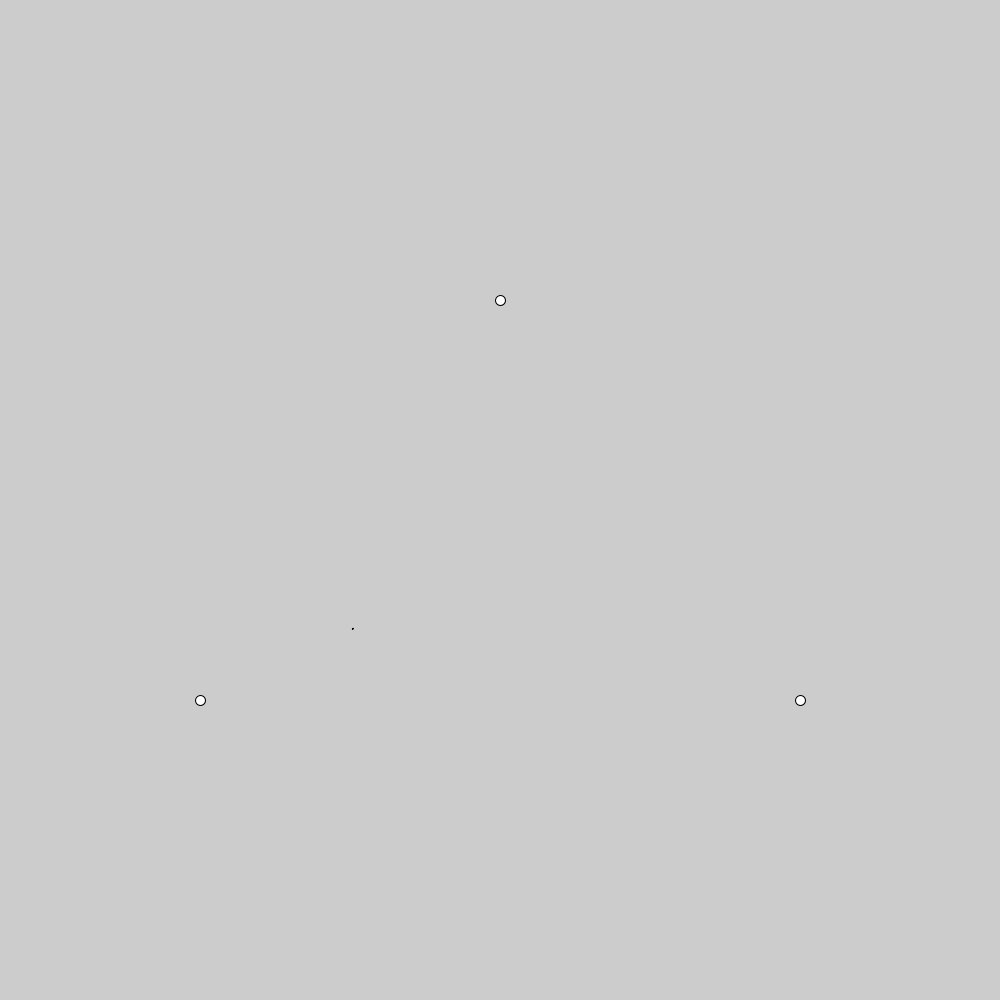
Frame 1 (no input)
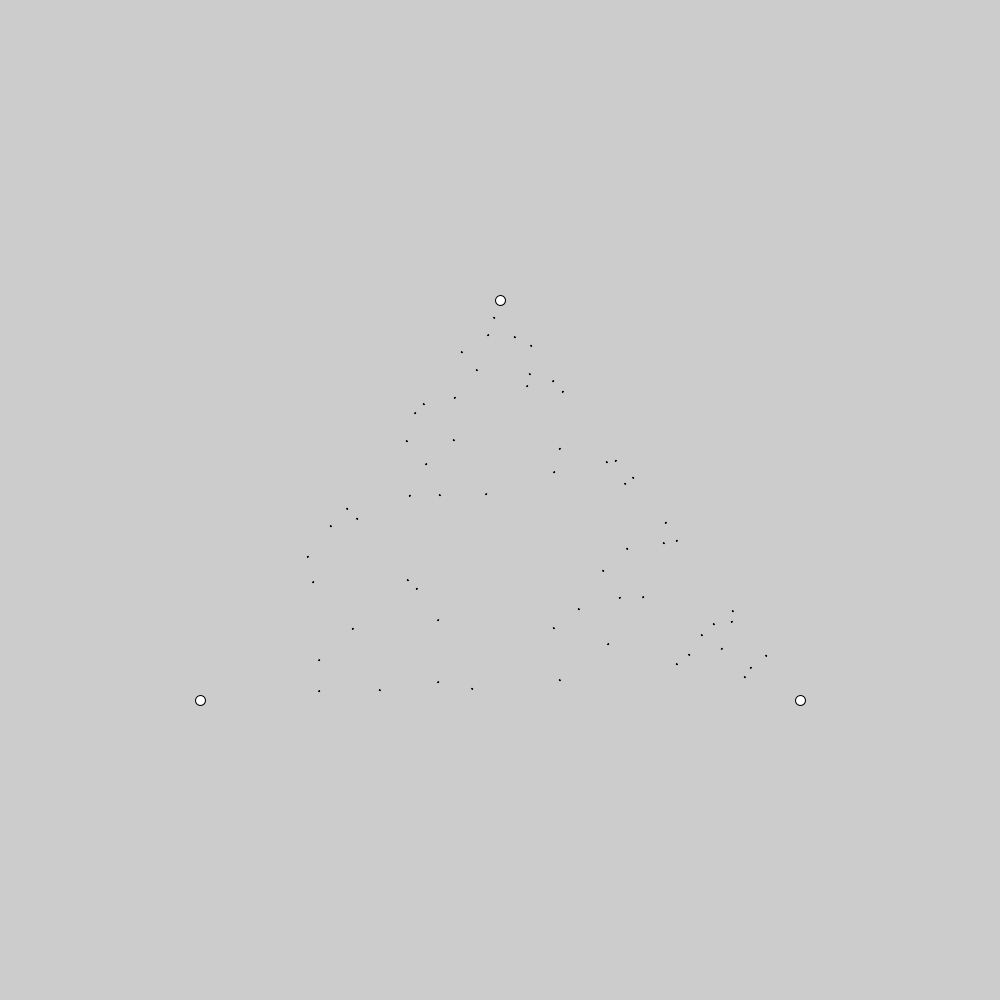
Frame 60 (the mouse pressed at the canvas centre just before this capture)
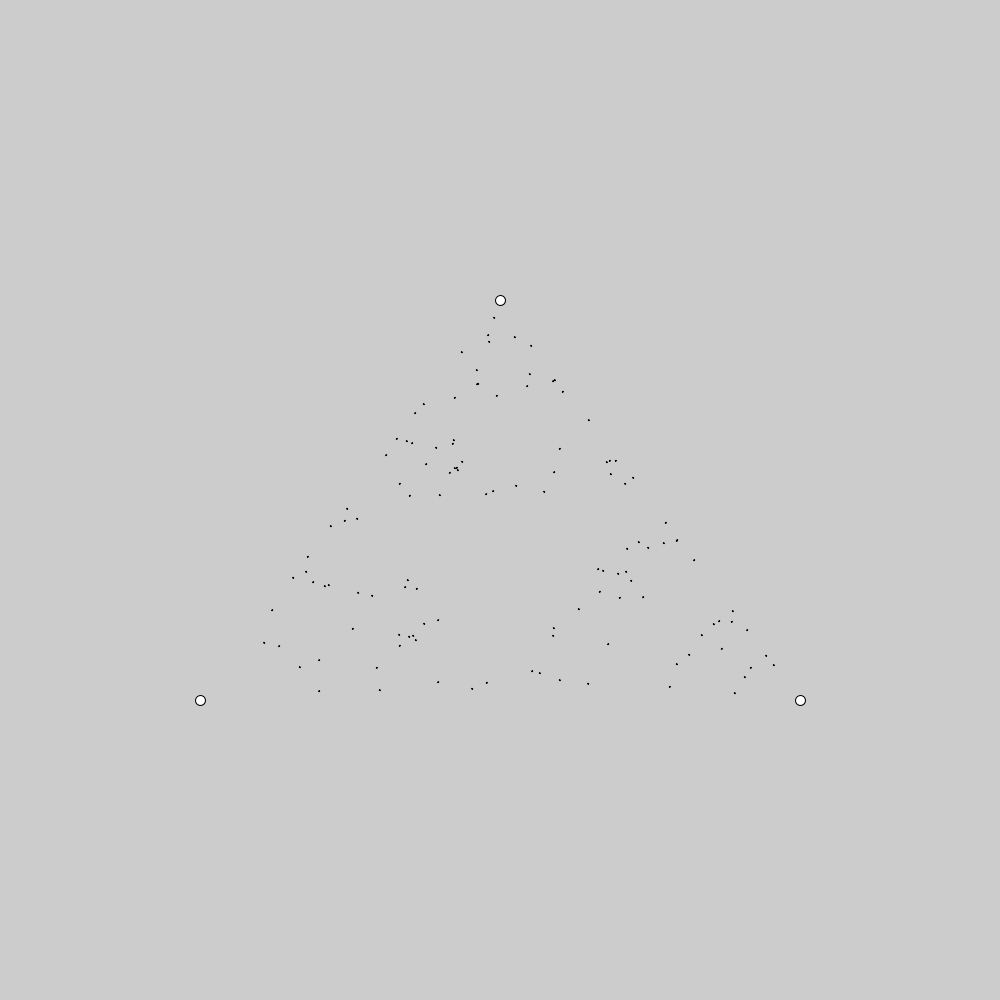
Frame 120 (the mouse held since frame 60 and released just before this capture)

The Processing sketch that drew these frames (run headless with seeded random() and noise(); from frame 60 on, the mouse is pressed at the canvas centre):

// Processing sketch: The_Chaos_Theory_Triangle
// ── The_Chaos_Theory_Triangle.pde
float a[][] = new float [3][2];
float x=0, y=0;
float z = 2;
{

  a[0][0] = 500;
  a[1][0] = 800;
  a[2][0] = 200;
  a[0][1] = 300;
  a[1][1] = 700;
  a[2][1] = 700;
  
  

  {

    for ( int i = 0; i<3; i++)
    {
      x = x + a[i][0];
      y=y+a[i][1];
    }


    x=(x/3)+random(-20, 20);
    y=(y/3)+random(-20, 20);
  }
}
void setup()
{
  size( 1000, 1000);
  
  circle(500, 300, 10);
  circle(800, 700, 10);
  circle(200, 700, 10);
}

void draw()
{
  int n = (int)random(0, 3);
  
  x = ( x + a[n][0] ) /(z);
  y = ( y + a[n][1] ) /(z);
  circle(x, y, 1);
 // z= z-0.0001;
}
